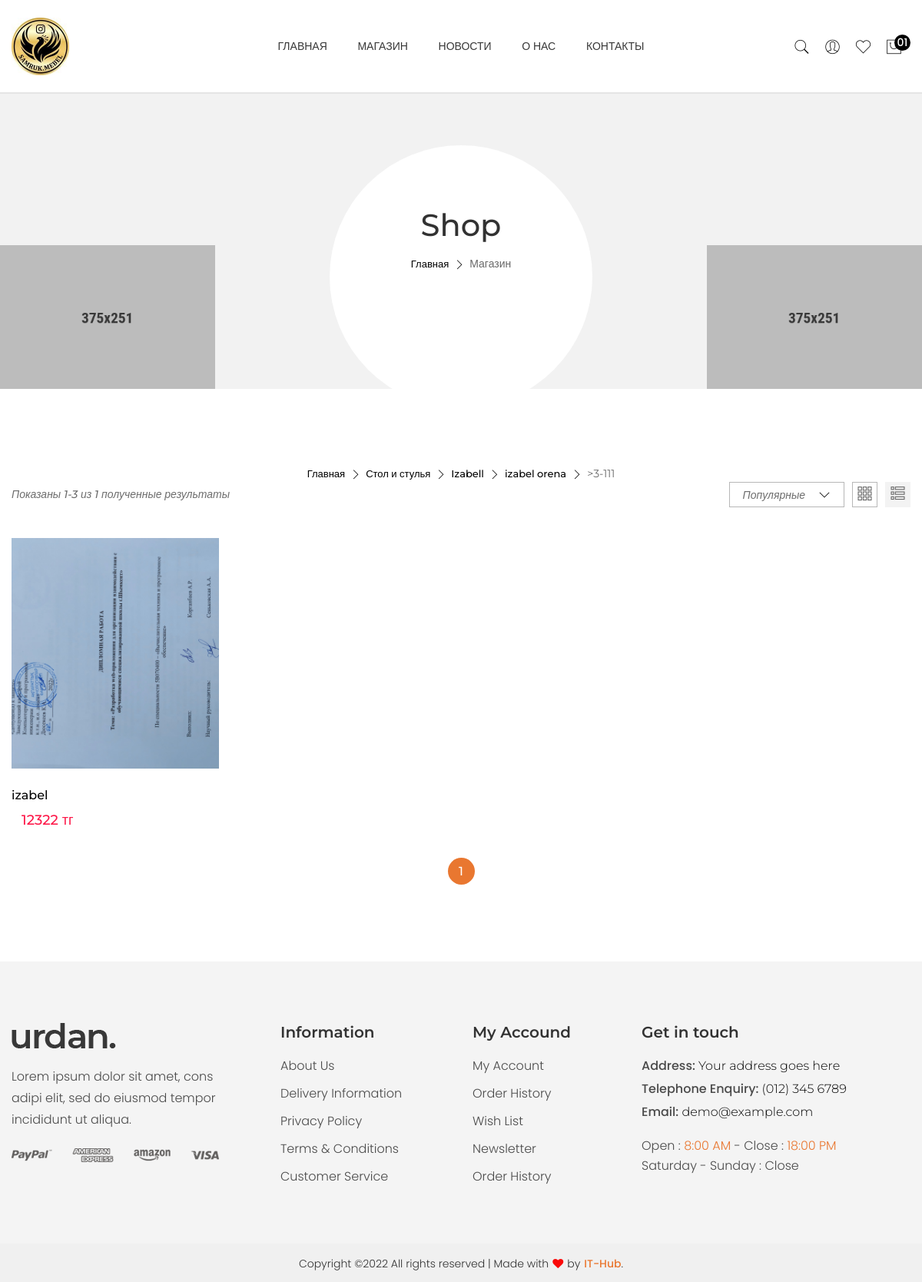
The page /shop/catalog/category/type/6 on the database its author committed.
### main/models.py (models this page shows, shortened)
class CategorySize(models.Model):
    categorytype = models.ForeignKey(CategoryType, on_delete=models.CASCADE)
    title = models.CharField(max_length=300)
    logo = models.ImageField(upload_to='upload')
    is_main = models.BooleanField()
    pr_amount = models.IntegerField(blank=True, default=0)

class CategoryType(models.Model):
    category = models.ForeignKey(Category, on_delete=models.CASCADE)
    title = models.CharField(max_length=300)
    logo = models.ImageField(upload_to='upload')
    is_main = models.BooleanField()
    pr_amount = models.IntegerField(blank=True, default=0)

class Category(models.Model):
    catalog = models.ForeignKey(Catalog, on_delete=models.CASCADE)
    title = models.CharField(max_length=300)
    logo = models.ImageField(upload_to='upload')
    is_main = models.BooleanField()
    pr_amount = models.IntegerField(blank=True,default=0)

class Catalog(models.Model):
    title = models.CharField(max_length=300)
    logo = models.ImageField(upload_to='upload')
    is_main = models.BooleanField()

class Product(models.Model):
    title = models.CharField(max_length=300)
    rating = models.FloatField(default= 0.0)
    views = models.IntegerField(default=0)
    short_description = models.TextField()
    color = models.ForeignKey(Color, on_delete=models.CASCADE)
    category = models.ForeignKey(CategorySize, on_delete=models.CASCADE)
    size = models.ForeignKey(Size, on_delete=models.CASCADE)
    old_price = models.IntegerField(default=0)
    new_price = models.IntegerField(default=0)
    weight = models.CharField(max_length=100)
    description = models.TextField()
    details = models.TextField()
    logo = models.ImageField(upload_to='upload')
    discount = models.IntegerField(default=0)
    is_new = models.BooleanField()
    is_best_seller = models.BooleanField()
    kaspi_link = models.CharField(max_length=500, blank=True)

### main/views.py (the view)
# urls.py: path('shop/catalog/category/type/<int:catsize_id>', shopcatsizeHandler),
def shopcatsizeHandler(request, catsize_id):
    cats = Catalog.objects.all()
    cates = Category.objects.all()
    categorysize = CategorySize.objects.get(id=int(catsize_id))
    products = Product.objects.filter(category__id=int(catsize_id))
    total = Product.objects.filter(category__id=int(catsize_id)).count()
    limit_per_page = 3
    limit_per_page_2 = 4
    current_page = 1
    if request.GET.get('page', 1):
        current_page = int(request.GET.get('page', 1))
    page = 'catalog'
    start = (current_page - 1) * limit_per_page
    stop = current_page * limit_per_page
    products = Product.objects.filter(category__id=int(catsize_id)).order_by('-new_price')[start:stop]
    page_count = ceil(total * 1.0 / limit_per_page)
    pages = [i + 1 for i in range(page_count)]
    start2 = start + 1
    return render(request, 'shop.html', {
        'categorysize': categorysize,
        'products': products,
        'start': start2,
        'cats': cats,
        'cates': cates,
        'stop': stop,
        'total': total,
        'pages': pages,
        'current_page': current_page,
    })

### templates/shop.html (shortened to what this page needs)
{% extends 'base.html' %}
    {% block content %}
        <div class="breadcrumb-area bg-gray-4 breadcrumb-padding-1">
            <div class="container">
                <div class="breadcrumb-content text-center">
                    <h2 data-aos="fade-up" data-aos-delay="200">Shop</h2>
                    <ul data-aos="fade-up" data-aos-delay="400">
                        <li><a href="/">Главная</a></li>
                        <li><i class="ti-angle-right"></i></li>
                        <li>Магазин</li>
                    </ul>
                </div>
            </div>
            <div class="breadcrumb-img-1" data-aos="fade-right" data-aos-delay="200">
                <img src="/static/images/banner/breadcrumb-1.png" alt="">
            </div>
            <div class="breadcrumb-img-2" data-aos="fade-left" data-aos-delay="200">
                <img src="/static/images/banner/breadcrumb-2.png" alt="">
            </div>
        </div>
        <div class="shop-area pt-100 pb-100">
            <div class="container">
                <div class="breadcrumb-content text-center">
                    <ul data-aos="fade-up" data-aos-delay="400">
                        <li><a href="/">Главная</a></li>
                        <li><i class="ti-angle-right"></i></li>
                        <li><a href="/shop/{{ categorysize.categorytype.category.catalog.id }}">{{ categorysize.categorytype.category.catalog.title }}</a></li>
                        <li><i class="ti-angle-right"></i></li>
                        <li><a href="/shop/category/{{ categorysize.categorytype.category.id }}">{{ categorysize.categorytype.category.title }}</a></li>
                        <li><i class="ti-angle-right"></i></li>
                        <li><a href="/shop/category/type/{{ categorysize.categorytype.id }}">{{ categorysize.categorytype.title }}</a></li>
                        <li><i class="ti-angle-right"></i></li>
                        <li>>{{ categorysize.title }}</li>
                    </ul>
                </div>
                <div class="row flex-row-reverse">
                    <div class="col-12">
                        <div class="shop-topbar-wrapper mb-40">
                            <div class="shop-topbar-left" data-aos="fade-up" data-aos-delay="200">
                                <div class="showing-item">
                                    <span>Показаны {{ start }}-{{ stop }} из {{ total }} полученные результаты</span>
                                </div>
                            </div>
                            <div class="shop-topbar-right" data-aos="fade-up" data-aos-delay="400">
                                <div class="shop-sorting-area">
                                </div>
                                <div class="shop-view-mode nav">
                                    <a class="active" href="#shop-1" data-bs-toggle="tab"><i class=" ti-layout-grid3 "></i> </a>
                                    <a href="#shop-2" data-bs-toggle="tab" class=""><i class=" ti-view-list-alt "></i></a>
                                </div>
                            </div>
                        </div>
                        <div class="shop-bottom-area">
                            <div class="tab-content jump">
                                <div id="shop-1" class="tab-pane active">
                                    <div class="row">
                                        {% for pr in products %}
                                        {% if categorysize.id == pr.category.id %}
                                        <div class="col-lg-3 col-md-4 col-sm-6 col-12">
                                            <div class="product-wrap mb-35" data-aos="fade-up" data-aos-delay="200">
                                                <div class="product-img img-zoom mb-25">
                                                    <a href="product-details.html">
                                                        <img src="/media/{{ pr.logo }}" style="object-fit:cover; width:270px; height:300px" alt="">
                                                    </a>
                                                </div>
                                                <div class="product-content">
                                                    <h3><a href="product-details.html">{{ pr.title }}</a></h3>
                                                    <div class="product-price">
                                                        <span class="new-price">{{ pr.new_price }} тг</span>
                                                    </div>
                                                </div>
                                            </div>
                                        </div>
                                        {% endif %}
                                        {% endfor %}
                                    </div>
                                    <div class="pagination-style-1" data-aos="fade-up" data-aos-delay="200">
                                        <ul>
                                            {% for page in pages %}
                                            <li><a class=" {% if current_page == page %} active {% endif %}" href="/shop/catalog/category/type/{{ categorysize.id }}?page={{ page }}">{{ page }}</a></li>
                                            {% endfor %}
                                        </ul>
                                    </div>
                                </div>
                            </div>
                        </div>
                    </div>
                </div>
            </div>
        </div>
{% endblock %}

### rows shown on the page
CategorySize: categorytype.category.catalog "Стол и стулья", categorytype.category "Izabell", categorytype "izabel orena", title "3-111"
Product: logo (picture), title "izabel", new_price "12322"

### other values the page prints
{{ start }} "1"
{{ stop }} "3"
{{ total }} "1"
{{ page }} "1"
